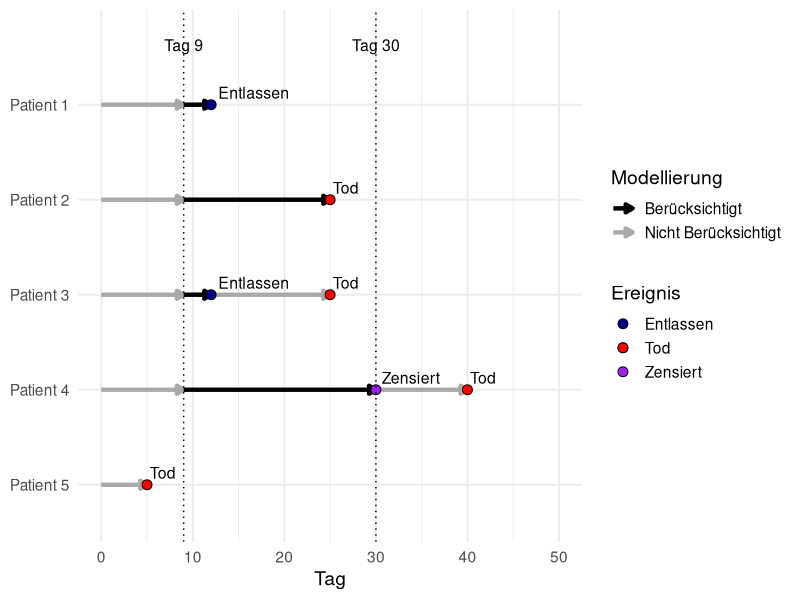

Reproduce this figure in R.
## ---- chunk 1
# this code was generated with the help of ChatGPT o4 mini high
library(ggplot2)
library(grid)

# ----------------------------------------------------------------------------
# 1) Original data (English labels)
# ----------------------------------------------------------------------------
df_obs <- data.frame(
  patient = c("Patient 1", "Patient 2", "Patient 3", 
              "Patient 4", "Patient 5", "Patient 6"),
  start   = c(0, 0, 0, 0, 0, 0),
  end     = c(10, 20, 30, 10, 30, 5),
  event   = c("Discharge", "Death", "Censored", 
              "Discharge", "Censored", "Death")
)

df_ext <- data.frame(
  patient = c("Patient 4", "Patient 5"),
  start   = c(10, 30),
  end     = c(20, 40),
  event   = c("Death", "Death")
)

# ----------------------------------------------------------------------------
# 2) Swap old Patient 3 ↔ old Patient 4
# ----------------------------------------------------------------------------
swap_labels <- function(x) {
  x <- ifelse(x == "Patient 3", "TMP", x)
  x <- ifelse(x == "Patient 4", "Patient 3", x)
  x <- ifelse(x == "TMP",       "Patient 4", x)
  x
}

df_obs$patient <- swap_labels(df_obs$patient)
df_ext$patient <- swap_labels(df_ext$patient)

# ----------------------------------------------------------------------------
# 3) Rename the event labels to German
# ----------------------------------------------------------------------------
rename_event <- function(x) {
  ifelse(x == "Death", "Tod",
         ifelse(x == "Censored", "Zensiert",
                ifelse(x == "Discharge", "Entlassen", x)))
}

df_obs$event <- rename_event(df_obs$event)
df_ext$event <- rename_event(df_ext$event)

# ----------------------------------------------------------------------------
# 4) Adjust endpoints:
#     - If a patient has the event "Entlassen" on day 10, change that to day 12.
#     - If a patient has the event "Tod" on day 20, change that to day 25.
#     - Additionally, change the death event of Patient 3 (in df_ext) to day 25.
# ----------------------------------------------------------------------------
df_obs$end[df_obs$event == "Entlassen" & df_obs$end == 10] <- 12
df_obs$end[df_obs$event == "Tod" & df_obs$end == 20] <- 25
df_ext$end[df_ext$patient == "Patient 3" & df_ext$event == "Tod" & df_ext$end == 20] <- 25

# ----------------------------------------------------------------------------
# 5) Analysis color logic
# ----------------------------------------------------------------------------
df_obs$analysis <- ifelse(df_obs$event == "Zensiert",
                          "Nicht Berücksichtigt",  # darkgrey
                          "Berücksichtigt")        # black
df_ext$analysis <- "Nicht Berücksichtigt"

# ----------------------------------------------------------------------------
# 6) Override color logic for specific segments => analysis2
#    (makes Patient 4 + first arrow of Patient 5 black; 
#     though we will remove Patient 4 soon, shown here for completeness)
# ----------------------------------------------------------------------------
df_obs$analysis2 <- with(
  df_obs,
  ifelse(
    patient == "Patient 4" | (patient == "Patient 5" & end == 30),
    "Berücksichtigt",
    ifelse(event == "Zensiert", "Nicht Berücksichtigt", "Berücksichtigt")
  )
)

df_ext$analysis2 <- df_ext$analysis

# ----------------------------------------------------------------------------
# 7) Remove Patient 4 entirely from the data
# ----------------------------------------------------------------------------
df_obs <- subset(df_obs, patient != "Patient 4")
df_ext <- subset(df_ext, patient != "Patient 4")

# ----------------------------------------------------------------------------
# 8) Rename Patient 5 -> 4 and Patient 6 -> 5
# ----------------------------------------------------------------------------
# Convert to character so we can modify in place
df_obs$patient <- as.character(df_obs$patient)
df_obs$patient[df_obs$patient == "Patient 5"] <- "Patient 4"
df_obs$patient[df_obs$patient == "Patient 6"] <- "Patient 5"

df_ext$patient <- as.character(df_ext$patient)
df_ext$patient[df_ext$patient == "Patient 5"] <- "Patient 4"
df_ext$patient[df_ext$patient == "Patient 6"] <- "Patient 5"

# ----------------------------------------------------------------------------
# 9) Define new factor levels for the updated patient labels
#    Now we have: Patient 1,2,3,4,5 (since old Patient 4 is removed)
# ----------------------------------------------------------------------------
ascending_levels <- c("Patient 1", "Patient 2", "Patient 3", "Patient 4", "Patient 5")
df_obs$patient <- factor(df_obs$patient, levels = ascending_levels)
df_ext$patient <- factor(df_ext$patient, levels = ascending_levels)

# ----------------------------------------------------------------------------
# 10) Split intervals at day=9: from 0-9 => forced grey, after 9 => old logic
#     We'll store the new color in "analysis3"
# ----------------------------------------------------------------------------
split_segments <- function(df) {
  out <- data.frame()
  
  for (i in seq_len(nrow(df))) {
    row <- df[i, ]
    st  <- row$start
    en  <- row$end
    
    # The old color logic (black/grey) is in "analysis2"
    old_col <- row$analysis2
    
    if (en <= 9) {
      # Entire segment is within [0,9]
      row$analysis3 <- "Initial (0-9)"
      out <- rbind(out, row)
    } else if (st >= 9) {
      # Entire segment is after 9
      row$analysis3 <- old_col
      out <- rbind(out, row)
    } else {
      # st < 9 < en => split into two segments
      row1 <- row
      row1$end       <- 9
      row1$analysis3 <- "Initial (0-9)"
      
      row2 <- row
      row2$start     <- 9
      # row2$end remains the same
      row2$analysis3 <- old_col
      
      out <- rbind(out, row1, row2)
    }
  }
  out
}

df_obs2 <- split_segments(df_obs)
df_ext2 <- split_segments(df_ext)

# ----------------------------------------------------------------------------
# 11) Plot using "analysis3" for line color and add labels to the dotted lines
# ----------------------------------------------------------------------------
censored_competing_plot <- ggplot() +
  # Extended lines
  geom_segment(
    data = df_ext2,
    aes(x = start, xend = end, y = patient, yend = patient, color = analysis3),
    size = 1.5,
    arrow = arrow(length = unit(0.2, "cm"), ends = "last", type = "closed")
  ) +
  # Observed lines
  geom_segment(
    data = df_obs2,
    aes(x = start, xend = end, y = patient, yend = patient, color = analysis3),
    size = 1.5,
    arrow = arrow(length = unit(0.2, "cm"), ends = "last", type = "closed")
  ) +
  # Manual color scale: "Initial (0-9)" is plotted but hidden in legend
  scale_color_manual(
    name = "Modellierung",
    values = c(
      "Initial (0-9)" = "darkgrey",
      "Berücksichtigt" = "black",
      "Nicht Berücksichtigt" = "darkgrey"
    ),
    breaks = c("Berücksichtigt", "Nicht Berücksichtigt")  # hide "Initial (0-9)"
  ) +
  # Endpoints (still from original df_obs, df_ext)
  geom_point(
    data = df_obs,
    aes(x = end, y = patient, fill = event),
    shape = 21, color = "black", size = 3
  ) +
  geom_point(
    data = df_ext,
    aes(x = end, y = patient, fill = event),
    shape = 21, color = "black", size = 3
  ) +
  # Fill scale for endpoints
  scale_fill_manual(
    name = "Ereignis",
    values = c("Entlassen" = "darkblue", "Tod" = "red", "Zensiert" = "purple")
  ) +
  # Event labels
  geom_text(
    data = df_obs,
    aes(x = end, y = patient, label = event),
    hjust = -0.1, vjust = -0.5, size = 4, color = "black"
  ) +
  geom_text(
    data = df_ext,
    aes(x = end, y = patient, label = event),
    hjust = -0.1, vjust = -0.5, size = 4, color = "black"
  ) +
  # Dotted lines at day 9 and day 30 with labels
  geom_vline(xintercept = 9,  linetype = "dotted") +
  geom_vline(xintercept = 30, linetype = "dotted") +
  # Add horizontal labels to the vertical lines
  annotate("text", x = 9, y = 5.5, label = "Tag 9", angle = 0, vjust = -0.5, size = 4, color = "black") +
  annotate("text", x = 30, y = 5.5, label = "Tag 30", angle = 0, vjust = -0.5, size = 4, color ="black") +
  scale_x_continuous(limits = c(0, 50)) +
  labs(x = "Tag", y = NULL) +
  theme_minimal(base_size = 14) +
  # Reverse so "Patient 1" is top
  scale_y_discrete(limits = rev(ascending_levels)) +
  expand_limits(y = length(ascending_levels) + 1)

# Save the plot as a PNG file
#ggsave("censored_competing_plot.png", plot = censored_competing_plot, width = 8, height = 6, dpi = 300)
